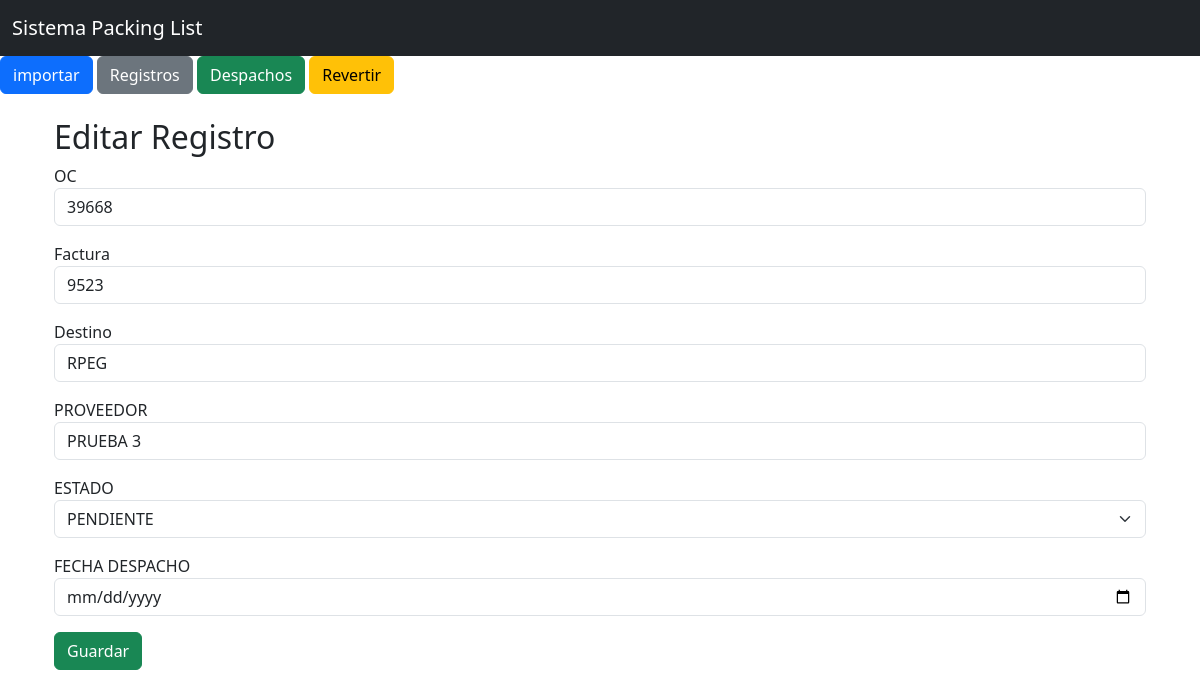
The app's page /editar/2 with its own data.
### models.py (models this page shows)
class Consolidado(db.Model):
    __tablename__ = "consolidado"
    id = db.Column(db.Integer, primary_key=True)
    oc = db.Column(db.String(50))
    factura = db.Column(db.String(50))
    destino = db.Column(db.String(20), nullable=False)
    proveedor = db.Column(db.String(150))
    bultos = db.Column(db.Integer, nullable=False)
    unidades = db.Column(db.String(50), nullable=False)
    tipo_carga = db.Column(db.String(50), nullable=False, default="NACIONAL")
    etiqueta = db.Column(db.String(150))
    observacion = db.Column(db.String(500))
    estado = db.Column(db.String(20), nullable=False, default="PENDIENTE")
    origen_archivo = db.Column(db.String(50), nullable=False)
    nombre_archivo = db.Column(db.String(255))
    fecha_carga = db.Column(db.DateTime)
    eliminado = db.Column(db.Boolean, nullable=False, default=False)
    fecha_eliminacion = db.Column(db.DateTime)
    fecha_despacho = db.Column(db.DateTime)

### app.py (the view, shortened to what this page needs)
@app.route("/editar/<int:id>", methods=["GET", "POST"])
def editar(id):
    registro = Consolidado.query.get_or_404(id)
    return render_template("editar.html", registro=registro)

### templates/editar.html (shortened to what this page needs)
{%- extends "base.html" -%}
{%- block contenido -%}
<div class="container">
    <h2>Editar Registro</h2>
    <form method="POST">
        <div class="mb-3">
            <label>OC</label>
            <input type="text" name="oc" class="form-control" value="{{ registro.oc }}" readonly>
        </div>
        <div class="mb-3">
            <label>Factura</label>
            <input type="text" name="factura" class="form-control" value="{{ registro.factura }}">
        </div>
        <div class="mb-3">
            <label>Destino</label>
            <input type="text" name="destino" class="form-control" value="{{ registro.destino }}">
        </div>
        <div class="mb-3">
            <label>PROVEEDOR</label>
            <input type="text" name="proveedor" class="form-control" value="{{ registro.proveedor }}">
        </div>
        <div class="mb-3">
            <label>ESTADO</label>
            <select name="estado" class="form-select">
                <option value="PENDIENTE"{% if registro.estado == 'PENDIENTE' %} selected {% endif %}>PENDIENTE</option>
            </select>
        </div>
        <div class="mb-3"
            <label>FECHA DESPACHO</label>
            <input
                type="date"
                name="fecha_despacho"
                class="form-control"
                value="{% if registro.fecha_despacho %}{{ registro.fecha_despacho.strftime('%Y-%m-%d')}} {% endif %}"
            >
        </div>
        <button type="submit" class="btn btn-success">Guardar</button>
    </form>
</div>
{%- endblock -%}

### records on screen
Consolidado: oc "39668", factura "9523", destino "RPEG", proveedor "PRUEBA 3", estado "PENDIENTE"
